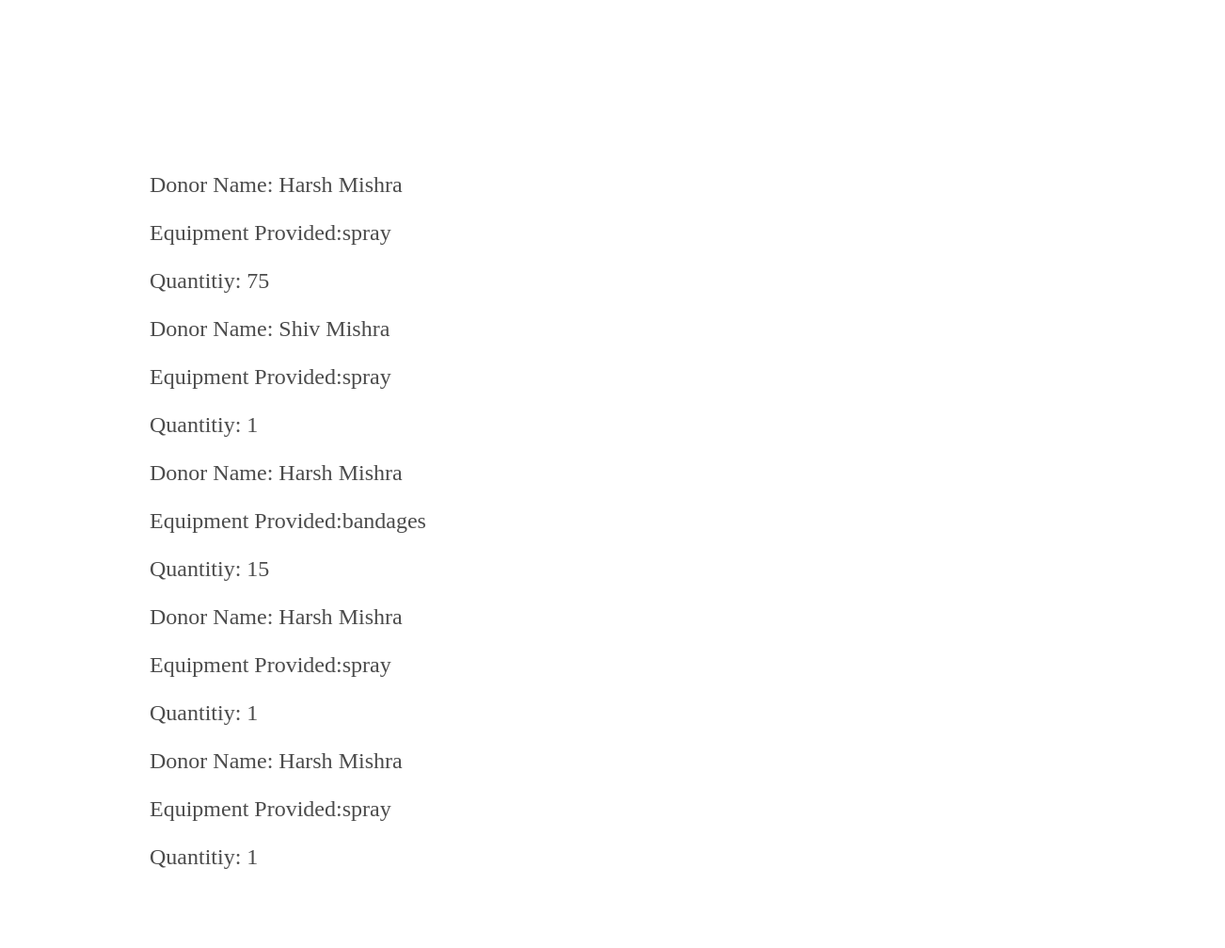
/accounts/ngodetail/donators/ (signed in), run on the app's committed database.
### accounts/models.py (models this page shows, shortened)
class DonationDetail(models.Model):
    donator = models.ForeignKey(Donator, on_delete=models.CASCADE)
    ngo = models.ForeignKey(Ngo, on_delete=models.CASCADE)
    req = models.CharField(max_length=100, default='')
    quantity = models.IntegerField()

class Donator(models.Model):
    first_name = models.CharField(max_length=50, blank=True)
    last_name = models.CharField(max_length=50, blank=True)
    phone = models.CharField(max_length=10, unique=True)

### accounts/views.py (the view)
# urls.py: path('ngodetail/donators/', views.donators, name='donators'),
@login_required(login_url='/accounts/login/')
def donators(request):
    dds = DonationDetail.objects.all()
    myngo = Ngo.objects.get(founder=request.user)
    return render(request, 'accounts/donators.html', {'dds': dds, 'myngo': myngo})

### accounts/templates/accounts/donators.html (shortened to what this page needs)
<!DOCTYPE html>
<html lang="en">
<head>
</head>
<body>
    <div class="container">
        <div class="box">
        {% for dd in dds %}
            {% if dd.ngo == myngo %}
                <p>Donor Name: {{ dd.donator.first_name }} {{dd.donator.last_name}}</p>
                <p>Equipment Provided:{{ dd.req }}</p>
                <p>Quantitiy: {{ dd.quantity }}</p>
            {% endif %}
        {% endfor %}
    </div>
</div>
</body>
</html>

### accounts/templates/accounts/donators.html (style rules this page uses)
body { background-image: url(https://www.zappyworks.com/mad-banner.jpg); background-size: cover; }
.container { width: 100%; height: 100%; padding-top: 100px; padding-left:100px; }
.box { font-size: x-large; border: 1px solid #fff; padding: 50px; width: 400px; background-color: #fff; opacity: 0.7; }

### data on the page
DonationDetail: donator.first_name "Harsh", donator.last_name "Mishra", req "spray", quantity "75"
DonationDetail: donator.first_name "Shiv", donator.last_name "Mishra", req "spray", quantity "1"
DonationDetail: donator.first_name "Harsh", donator.last_name "Mishra", req "bandages", quantity "15"
DonationDetail: donator.first_name "Harsh", donator.last_name "Mishra", req "spray", quantity "1"
DonationDetail: donator.first_name "Harsh", donator.last_name "Mishra", req "spray", quantity "1"
